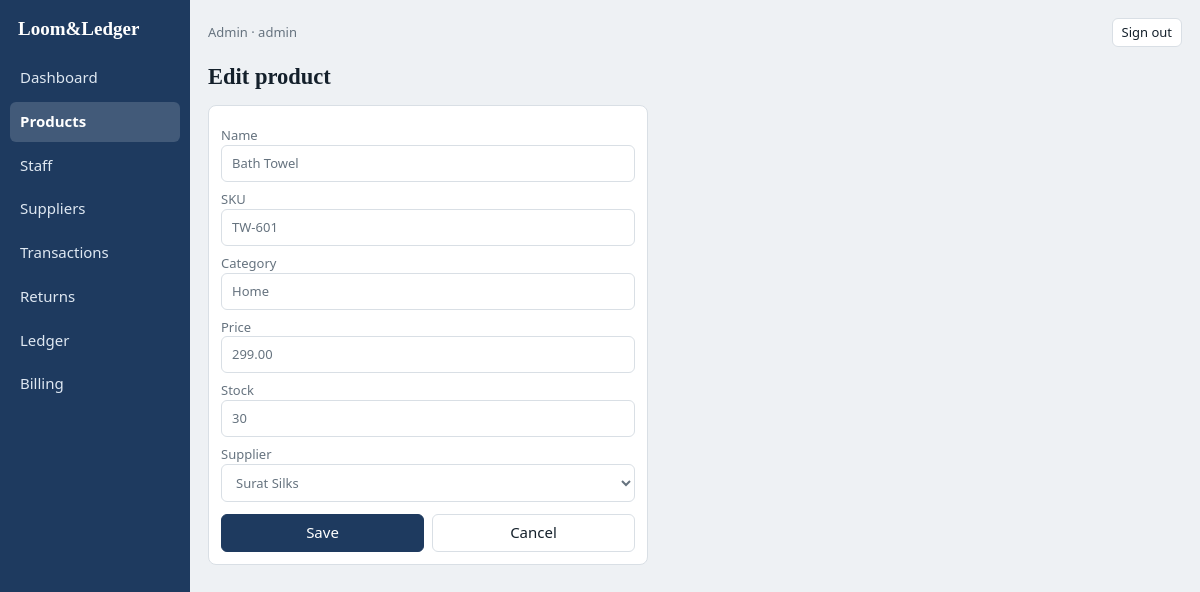
Screenshot of /products/6/edit/ (signed in) with the database file from the repository.
### pos/models.py (models this page shows, shortened)
class User(AbstractUser):
    ADMIN, STAFF = "admin", "staff"
    ROLES = [(STAFF, "Staff"), (ADMIN, "Admin")]
    role = models.CharField(max_length=10, choices=ROLES, default=STAFF)
    class Meta:
        ordering = ["username"]
    @property
    def is_shop_admin(self):
        return self.role == self.ADMIN or self.is_superuser
    @property
    def role_label(self):
        return "admin" if self.is_shop_admin else "staff"
    def display_name(self):
        return self.get_full_name() or self.username

class Product(models.Model):
    name = models.CharField(max_length=120)
    sku = models.CharField("SKU", max_length=40, unique=True)
    category = models.CharField(max_length=80, blank=True)
    price = models.DecimalField(max_digits=10, decimal_places=2, validators=[MinValueValidator(0)])
    stock = models.PositiveIntegerField(default=0)
    supplier = models.ForeignKey(Supplier, null=True, blank=True, on_delete=models.SET_NULL,
                                 related_name="products")
    class Meta:
        ordering = ["name"]

### pos/views.py (the view)
    class UpdateV(FormMixin, UpdateView):
        pass

### pos/forms.py
class ProductForm(forms.ModelForm):
    class Meta:
        model = Product
        fields = ["name", "sku", "category", "price", "stock", "supplier"]

### pos/context.py (called while the page is built)
def nav(request):
    user = getattr(request, "user", None)
    if not user or not user.is_authenticated:
        return {}
    cur = request.resolver_match.url_name if request.resolver_match else ""
    items = ADMIN_NAV if user.is_shop_admin else STAFF_NAV
    return {"nav": [{"url": reverse(u), "label": l, "on": cur.startswith(p)} for u, l, p in items]}

### pos/models.py (called while the page is built)
    def __str__(self):
        return self.name

### pos/views.py (called while the page is built)
    def test_func(self):
        return self.request.user.is_shop_admin

### pos/templates/pos/crud_form.html (shortened to what this page needs)
{% extends "pos/base.html" %}
{% block content %}
<div class="hd"><h2>{{ title }}</h2></div>
<form method="post" class="card fm">{% csrf_token %}
  {% for f in form %}
  <label>{{ f.label }}{{ f }}
  </label>
  {% endfor %}
  <div class="row"><button class="b">Save</button><a class="btn" href="{{ back_url }}">Cancel</a></div>
</form>
{% endblock %}

### pos/templates/pos/base.html (shortened to what this page needs)
{% load static %}<!doctype html>
<html lang="en"><head><meta charset="utf-8">
<link rel="stylesheet" href="{% static 'pos/app.css' %}">
</head><body>
<div id="app">
  <nav class="np">
    <div class="br">Loom&amp;Ledger</div>
    {% for n in nav %}<a href="{{ n.url }}"{% if n.on %} class="on"{% endif %}>{{ n.label }}</a>{% endfor %}
  </nav>
  <main>
    <div class="top np">
      <span class="mut">{{ user.display_name }} · {{ user.role_label }}</span>
      <form method="post" action="{% url 'logout' %}">{% csrf_token %}<button class="g">Sign out</button></form>
    </div>
    {% block content %}{% endblock %}
  </main>
</div>
</body></html>

### pos/static/pos/app.css (style rules this page uses)
:root { box-sizing:border-box;padding-top:env(safe-area-inset-top,0px);padding-bottom:env(safe-area-inset-bottom,0px);--bg:#eef1f4;--c:#fff;--t:#14202b;--m:#66737f;--a:#1e3a5f;--a2:#c8871e;--b:#d9dfe5;--r:#b3261e;--ok:#1b6e3c }
html { scroll-padding-top:env(safe-area-inset-top,0px) }
* { box-sizing:border-box }
body { margin:0;background:var(--bg);color:var(--t);font:15px/1.45 "Segoe UI",system-ui,sans-serif }
h2,h3 { font-family:Georgia,"Times New Roman",serif;margin:0 }
button,input,select { font:inherit;color:inherit }
input,select { width:100%;padding:8px 10px;border:1px solid var(--b);border-radius:6px;background:var(--c) }
button,.btn { cursor:pointer;border:1px solid var(--b);background:var(--c);padding:7px 12px;border-radius:6px;text-decoration:none;color:var(--t);display:inline-block;text-align:center }
.b { background:var(--a);color:#fff;border-color:var(--a) }
.g { padding:4px 9px;font-size:13px }
label { display:block;margin:8px 0;font-size:13px;color:var(--m) }
form { margin:0 }
#app { display:flex;min-height:100vh }
nav { width:190px;background:var(--a);padding:14px 10px;display:flex;flex-direction:column;gap:4px }
nav .br { font:700 19px Georgia,serif;color:#fff;margin:4px 8px 14px }
nav a { color:#dfe8f2;text-decoration:none;padding:9px 10px;border-radius:6px }
nav a.on { background:rgba(255,255,255,.16);color:#fff;font-weight:600 }
main { flex:1;padding:18px;min-width:0 }
.top { display:flex;justify-content:space-between;align-items:center;margin-bottom:14px;gap:8px;flex-wrap:wrap }
.hd { display:flex;justify-content:space-between;align-items:center;margin-bottom:12px }
.card { background:var(--c);border:1px solid var(--b);border-radius:8px;padding:12px }
.fm { max-width:440px }
.row { display:flex;gap:8px;margin-top:12px }
.row>* { flex:1 }
.mut { color:var(--m);font-size:13px }

### rows the page displays
User: display_name "Admin", role_label "admin"
Product: form "Bath Towel" "TW-601" "Home" "299.00" "30" "Surat Silks"

### other values shown
{{ n.label }} "Dashboard" "Products" "Staff" "Suppliers" "Transactions" "Returns" "Ledger" "Billing"
{{ title }} "Edit product"
{{ f.label }} "Name" "SKU" "Category" "Price" "Stock" "Supplier"
